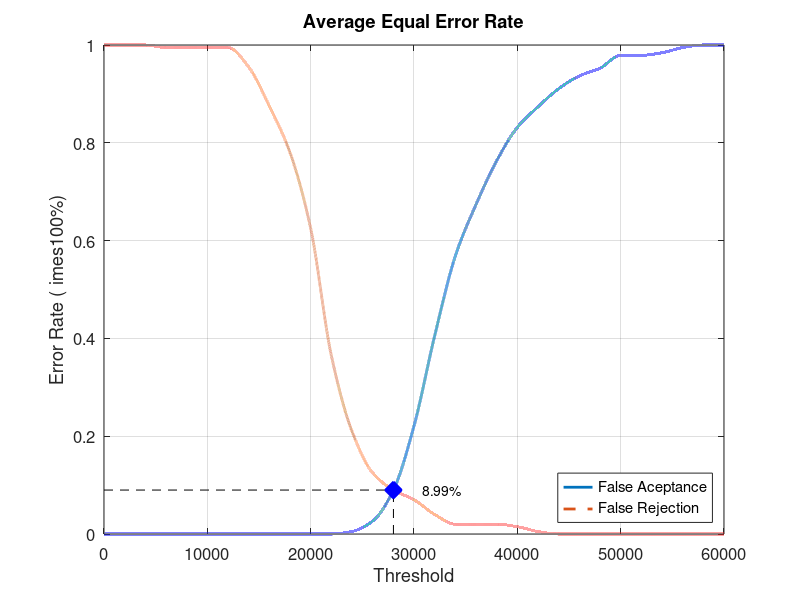
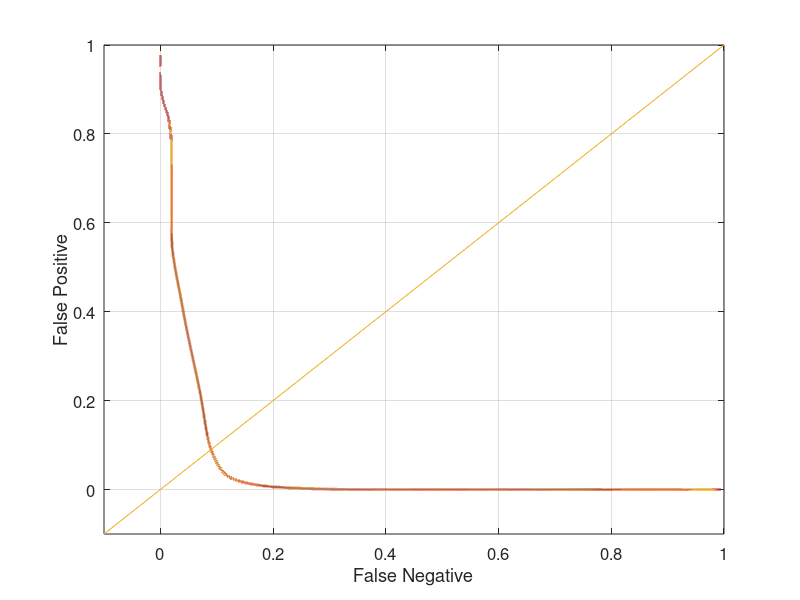

Source code (MATLAB) for these figures, in order:
close all;
clear;
clc;
x = 0:2000:60000;
xq = 0:0.5:60000;

y0 = [0 0 0 0 0 0 0 0 0 0 0 0 0.00526316 0.0263158 0.0894737 0.221053 0.405263 0.568421 0.673684 0.763158 0.831579 0.873684 0.910526 0.936842 0.952632 0.978947 0.978947 0.984211 0.994737 1 1]
yy0 = interp1(x, y0, xq, 'pchip');
y1 = [1 1 1 0.995 0.995 0.995 0.995 0.955 0.875 0.78 0.625 0.365 0.21 0.125 0.09 0.07 0.04 0.02 0.02 0.02 0.015 0.005 0 0 0 0 0 0 0 0 0]
yy1 = interp1(x, y1, xq, 'pchip');

% Calculating EER: 
y2 = abs(y0 - y1);
find(y2 == min(y2))
yy2 = abs(yy0 - yy1);
xEER = find(yy2 == min(yy2));
xEERIndex = xq(xEER) % X-axis EER
yEER = yy0(xEER) % Y-axis EER

main = figure
plot(xq, yy0,'-','LineWidth', 2);	hold on
plot(xq, yy1,'--','LineWidth', 2);	hold on
plot([xEERIndex xEERIndex], [0 yEER], 'k--');	hold on
plot([0 xEERIndex], [yEER yEER], 'k--');	hold on
plot(xEERIndex, yEER, 'bx', 'LineWidth', 10);	hold on
text(xEERIndex + 10 * xEERIndex / 100, yEER, [num2str(round((10000 * yEER)) / 100) '%'])
legend('False Aceptance', 'False Rejection', 'Location', 'SouthEast')
xlabel('Threshold')
ylabel('Error Rate (	imes100%)')
title('Average Equal Error Rate')
set(gca, 'FontSize', 12)
axis([0 60000 0 1])
grid on

print(main, 'Database4_4Main', '-dpng');
FNRxFPR = figure('Color', [1 1 1]);
plot(yy1, yy0, '-', yy1, yy0, 'LineWidth', 2);
hold on
y = -0.1:0.1:1
plot(y, y); 
set(gca, 'FontSize', 12)
xlabel('False Negative')
ylabel('False Positive')
axis([-0.1 1 -0.1 1])
set(gca, 'FontSize', 12)
grid on

print(FNRxFPR, 'Database4_4FNRxFPR','-dpng');
